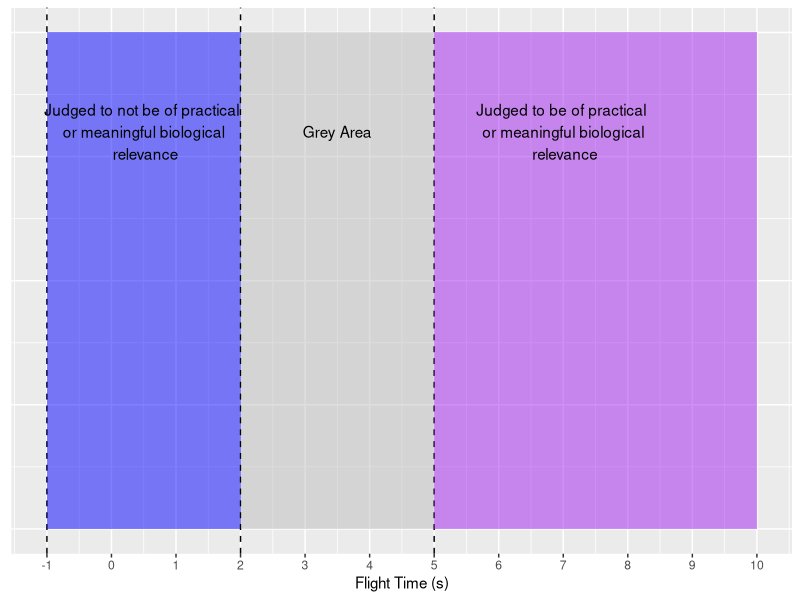

Write R code to recreate this figure.
library(ggplot2)

meaningful_flight <- ggplot()  + 
  theme(axis.title.y =element_blank(),axis.text.y=element_blank(), axis.ticks.y=element_blank()) +
  scale_x_continuous(limits = c(-1, 10), breaks = seq(-1,10,1)) +
  ylab("") + xlab("Flight Time (s)")  +
  geom_vline(xintercept = -1, linetype = "dashed") + geom_rect(aes(xmin = -1, xmax = 2, ymin = 0, ymax = 10), fill = "blue", alpha = 0.5) +
  geom_vline(xintercept = 2, linetype = "dashed") + geom_rect(aes(xmin = 2, xmax = 5, ymin = 0, ymax = 10), fill = "grey", alpha = 0.5) +
  geom_vline(xintercept = 5, linetype = "dashed") + geom_rect(aes(xmin = 5, xmax = 10, ymin = 0, ymax = 10), fill = "purple", alpha = 0.5) + 
  annotate("text", x = 0.5, y = 8, label = "Judged to not be of practical \n or meaningful biological \n relevance") +
  annotate("text", x = 3.5, y = 8, label = "Grey Area") +
  annotate("text", x = 7, y = 8, label = "Judged to be of practical \n or meaningful biological \n relevance") 

meaningful_flight
